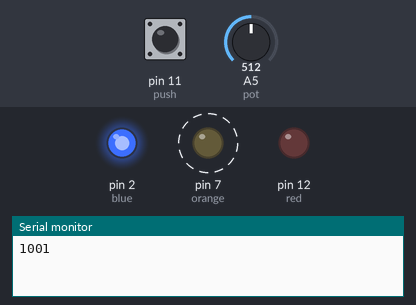
Simulated run of this sketch. Board: Arduino Uno, built with avr-gcc and run on an emulated ATmega328P. On the bench: output pins drawn as LEDs (lit = HIGH), the last lines printed to the serial monitor. Dashed ring = blinking. Inputs (shaded band) come from the test bench; at power-on: A5 (pot) = 512, pin 11 (push) LOW.

Above: at 1.2 s.
1.3 s: A5 (pot) set to 503
At 2.8 s:
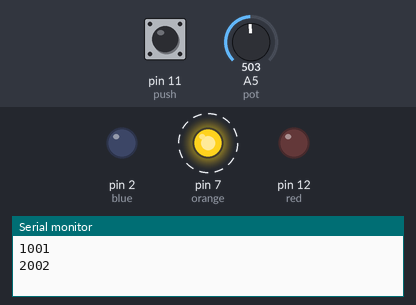
4.3 s: pin 11 (push) pulled HIGH for 0.15 s
At 4.37 s:
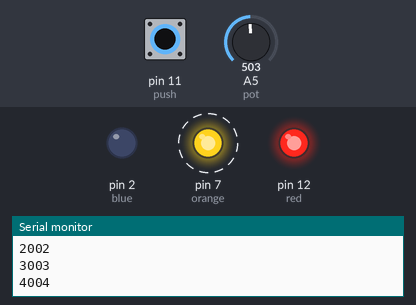
7.3 s: pin 11 (push) pulled HIGH for 1 s
At 9.7 s:
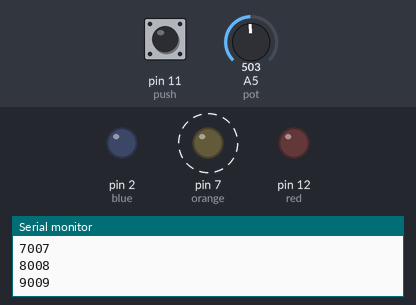
10.3 s: pin 11 (push) pulled HIGH for 3.2 s
At 11.3 s:
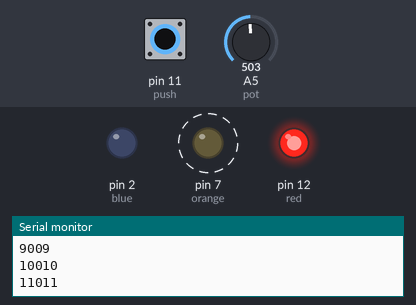
15.0 s: A5 (pot) set to 716
At 16.6 s:
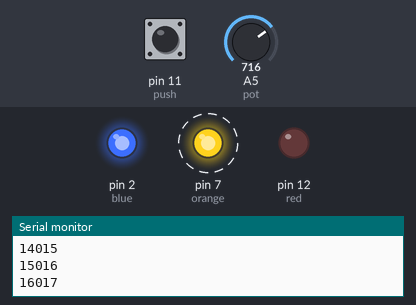
18.0 s: pin 11 (push) pulled HIGH for 0.15 s
At 18.08 s:
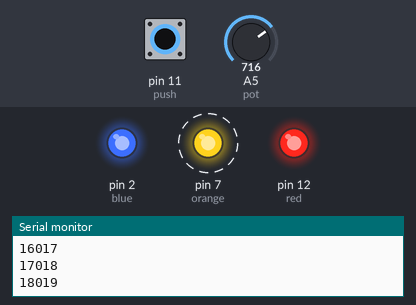
Timing chart, 0 to 22.0 s (numbered marks = the images above; inputs shaded):
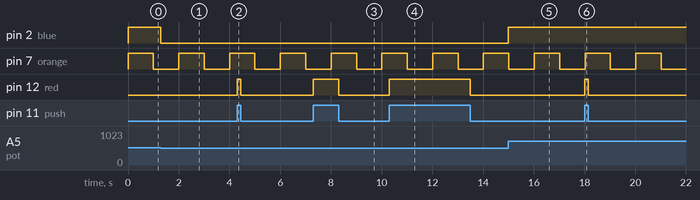

The sketch:

Push_Poti_time.ino
```cpp
// C++ code
//

int red = 12;
int push = 11;
int blue = 2;
int pot = A5;
int orange = 7;

unsigned long timeSince = 0;
unsigned long waitTime = 1000;

int a = HIGH;

  void setup()
{
  Serial.begin(9600);
  pinMode(red, OUTPUT);
  pinMode(blue, OUTPUT);
  pinMode(push, INPUT );
  pinMode(orange, OUTPUT);
  digitalWrite(orange, a);


}

void loop()
{
  unsigned long time = millis();

    if(time - timeSince > waitTime) {

      if( a == HIGH) {
           a = LOW;
           digitalWrite(orange, a);
      }else {
            a = HIGH;
           digitalWrite(orange, a);

      }

      timeSince = time;
      Serial.println(timeSince);
    }
  if(digitalRead(push) == HIGH){
   digitalWrite(red, HIGH);
  } else {

  digitalWrite(red, LOW);

  }
  int read = analogRead(pot);

  analogWrite(blue, read/4) ;
}
```

Measured:
- the behaviour switches between 512 and 511 on A5 (pot) (found by bisection; images 0 and 1)
- after the input at 1.3 s, pin 2 (blue): HIGH → LOW at once
- after the input at 4.3 s, pin 12 (red): LOW → HIGH at once, → LOW 0.15 s later
- after the input at 7.3 s, pin 12 (red): LOW → HIGH at once, → LOW 1.0 s later
- after the input at 10.3 s, pin 12 (red): LOW → HIGH at once, → LOW 3.2 s later
- after the input at 15.0 s, pin 2 (blue): LOW → HIGH at once
- after the input at 18.0 s, pin 12 (red): LOW → HIGH at once, → LOW 0.15 s later
- by itself, pin 7 (orange): alternates HIGH for 1.0 s and LOW for 1.0 s
